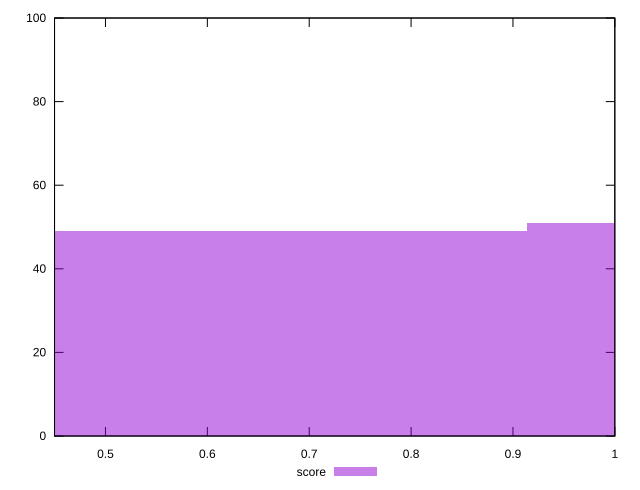

Recreate this plot in gnuplot.
reset

$score <<EOF
0.6095155280478317 49
1.2190310560956634 51
EOF

set key outside below
set boxwidth 0.6095155280478317
set xrange [0.45:1]
set yrange [0:100]
set trange [0:100]
set style fill transparent solid 0.5 noborder
set terminal svg size 640, 490 enhanced background rgb 'white'
set output "reprap/offscreen-images/samples/pages+cached/score/histogram.svg"

plot $score title "score" with boxes

reset
